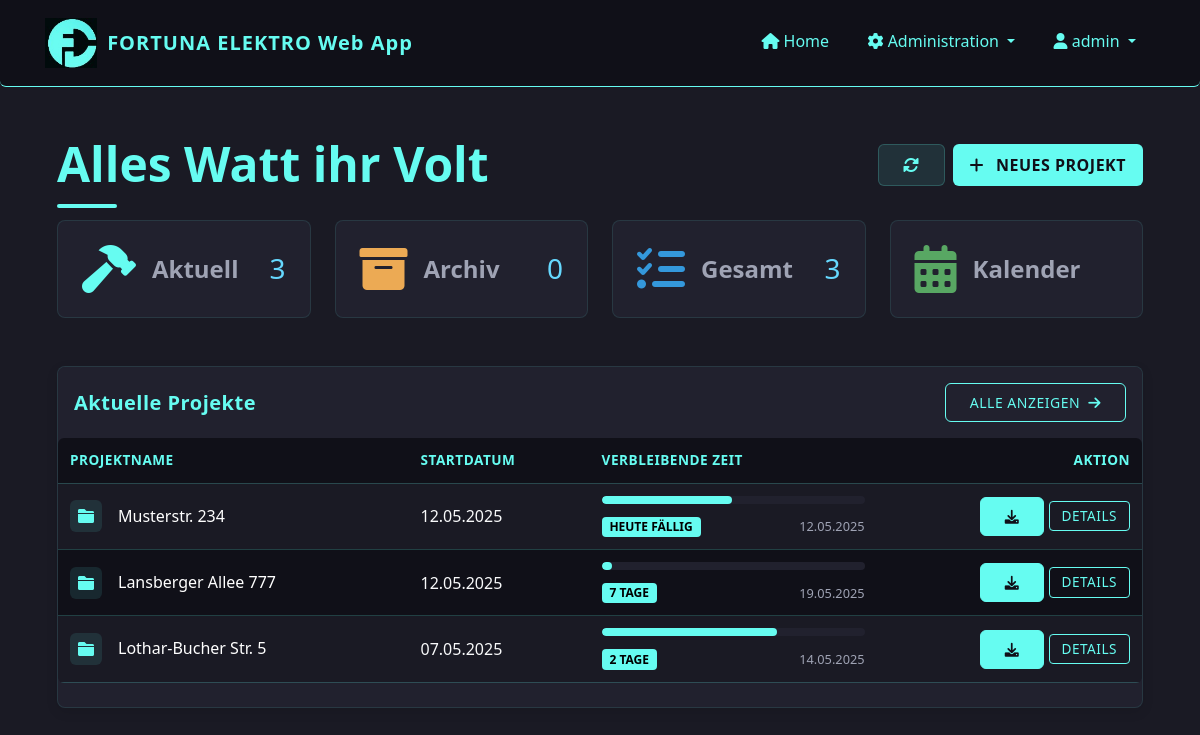
Page / (signed in) on the earlier database version.
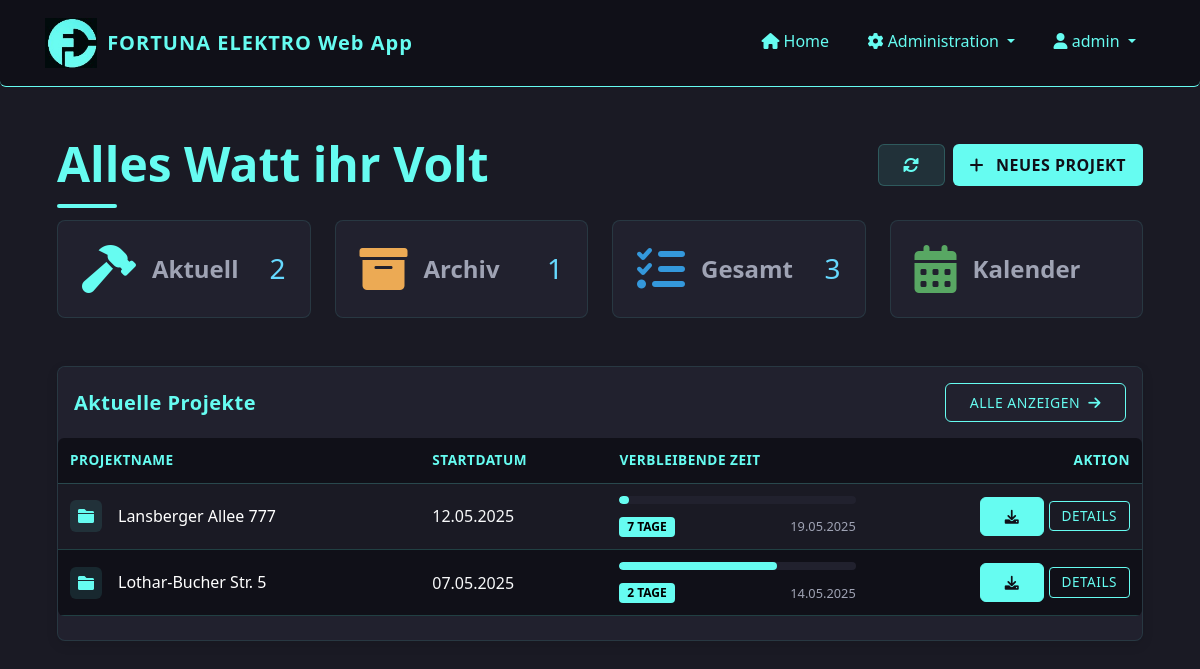
Same page on the later database version.
### app/models/project.py (models this page shows, shortened)
class Project(db.Model):
    id = db.Column(db.Integer, primary_key=True)
    name = db.Column(db.String(128), nullable=False)  # Adresse als Projektname
    description = db.Column(db.Text)
    start_date = db.Column(db.DateTime, default=datetime.utcnow)
    end_date = db.Column(db.DateTime)
    status = db.Column(db.String(20), default='in_bearbeitung')  # 'in_bearbeitung', 'abgeschlossen', 'archiviert'
    creator_id = db.Column(db.Integer, db.ForeignKey('user.id'))
    files = db.relationship('File', backref='project', lazy='dynamic', cascade='all, delete-orphan')
    timesheets = db.relationship('Timesheet', backref='project', lazy='dynamic', cascade='all, delete-orphan')
    def is_overdue(self):
        if not self.end_date:
            return False
        return self.end_date < datetime.now()
    def days_remaining(self):
        if not self.end_date:
            return None
        today = datetime.now()
        delta = (self.end_date.date() - today.date()).days
        return delta
    def get_progress_percentage(self):
        if not self.end_date or not self.start_date:
            return 0
        now = datetime.now()
        if isinstance(self.start_date, datetime) and isinstance(self.end_date, datetime):
            total_duration = (self.end_date - self.start_date).total_seconds()
            elapsed_time = (now - self.start_date).total_seconds()
        if elapsed_time >= total_duration:
            return 100
        progress = (elapsed_time / total_duration) * 100
        return round(progress, 1)  # Auf eine Dezimalstelle runden

### app/routes/dashboard.py (the view)
@dashboard.route('/')
@login_required
def index():
    in_progress = Project.query.filter_by(status='in_bearbeitung').order_by(Project.start_date.desc()).all()
    archived = Project.query.filter_by(status='archiviert').order_by(Project.start_date.desc()).all()
    now = datetime.now()
    return render_template(
        'dashboard/index.html',
        title='Dashboard',
        in_progress=in_progress,
        archived=archived,
        now=now  # Add this line to pass the current datetime
    )

### app/models/user.py (called while the page is built)
@login_manager.user_loader
def load_user(id):
    return User.query.get(int(id))

    def is_admin(self):
        return self.role == 'admin'

### run.py (called while the page is built)
@app.before_request
def log_db_connection():
    try:
        result = db.session.execute(text('SELECT 1')).scalar()
        app.logger.info(f"Database connection working: {result}")
    except Exception as e:
        app.logger.error(f"Database connection error: {str(e)}")

### app/templates/dashboard/index.html (shortened to what the changed rows need)
{% extends "base.html" %}
{% block content %}
<link rel="stylesheet" href="{{ url_for('static', filename='css/calendar.css') }}">
<link rel="stylesheet" href="{{ url_for('static', filename='css/home.css') }}">
<link rel="stylesheet" href="{{ url_for('static', filename='css/project-modal.css') }}">
<link rel="stylesheet" href="{{ url_for('static', filename='css/card_mobile.css') }}">
<link href="https://cdnjs.cloudflare.com/ajax/libs/font-awesome/6.0.0/css/all.min.css" rel="stylesheet">
<div class="container-fluid py-4">
<div class="row g-4 mb-5">
    <div class="col-12 col-sm-6 col-lg-3">
        <div class="card h-100 border-0 shadow-hover stat-card custom-stat-card" data-bs-toggle="modal" data-bs-target="#projectsModal" data-tab-target="in-progress-tab">
            <div class="card-body p-4">
                <div class="d-flex align-items-center justify-content-between">
                    <div class="d-flex align-items-center gap-3">
                        <i class="fas fa-hammer fa-3x text-primary"></i>
                        <span class="text-muted fw-bold fs-4">Aktuell</span>
                    </div>
                    <h3 class="mb-0">{{ in_progress|length }}</h3>
                </div>
            </div>
        </div>
    </div>
    <div class="col-12 col-sm-6 col-lg-3">
        <div class="card h-100 border-0 shadow-hover stat-card custom-stat-card" data-bs-toggle="modal" data-bs-target="#projectsModal" data-tab-target="archived-tab">
            <div class="card-body p-4">
                <div class="d-flex align-items-center justify-content-between">
                    <div class="d-flex align-items-center gap-3">
                        <i class="fas fa-archive fa-3x text-warning"></i>
                        <span class="text-muted fw-bold fs-4">Archiv</span>
                    </div>
                    <h3 class="mb-0">{{ archived|length }}</h3>
                </div>
            </div>
        </div>
    </div>
</div>
<div class="row mb-4">
    <div class="col-12">
        <div class="card border-0 shadow-hover aktuelle-projekte">
            <div class="card-body p-0">
                {% if in_progress %}
                <div class="table-responsive">
                    <table class="table table-hover align-middle mb-0">
                        <thead>
                            <tr>
                                <th>Projektname</th>
                                <th class="d-none d-md-table-cell">Startdatum</th>
                                <th class="d-none d-lg-table-cell">Verbleibende Zeit</th>
                                <th class="text-end">Aktion</th>
                            </tr>
                        </thead>
                        <tbody>
                            {% for project in in_progress[:5] %}
                                <tr>
                                    <td>
                                        <div class="d-flex align-items-center">
                                            <div class="project-icon me-3">
                                                <i class="fas fa-folder" style="color: var(--accent);"></i>
                                            </div>
                                            <div>
                                                <h6 class="mb-0" style="color: white;">{{ project.name }}</h6>
                                            </div>
                                        </div>
                                    </td>
                                    <td class="d-none d-md-table-cell text-light">{{ project.start_date.strftime('%d.%m.%Y') }}</td>
                                    <td class="d-none d-lg-table-cell">
                                        {% if project.end_date %}
                                            <div class="progress-container">
                                                <div class="progress-wrapper">
                                                    <div class="progress" style="height: 8px; background-color: var(--primary-light);">
                                                        <div class="progress-bar" role="progressbar"
                                                            style="width: {{ project.get_progress_percentage() }}%; background-color: var(--accent);"
                                                            aria-valuenow="{{ project.get_progress_percentage() }}" aria-valuemin="0" aria-valuemax="100">
                                                        </div>
                                                    </div>
                                                    <div class="date-time-container">
                                                        <span class="badge bg-info countdown-badge" style="color: #000 !important; font-weight: bold;">
                                                            {% if project.is_overdue() %}
                                                                Überfällig
                                                            {% elif project.days_remaining() == 0 %}
                                                                Heute fällig
                                                            {% elif project.days_remaining() == 1 %}
                                                                1 Tag
                                                            {% else %}
                                                                {{ project.days_remaining() }} Tage
                                                            {% endif %}
                                                        </span>
                                                        <span class="end-date date-text text-muted">{{ project.end_date.strftime('%d.%m.%Y') }}</span>
                                                    </div>
                                                </div>
                                            </div>
                                        {% else %}
                                            <div class="d-flex align-items-center">
                                                <span class="badge bg-secondary">Kein Enddatum</span>
                                            </div>
                                        {% endif %}
                                    </td>
                                    <td class="text-end">
                                        <a href="{{ url_for('files.download_project', project_id=project.id) }}" class="btn btn-sm btn-primary">
                                            <i class="fas fa-download"></i>
                                        </a>
                                        <a href="{{ url_for('projects.view_project', project_id=project.id) }}" class="btn btn-sm btn-outline-primary details">
                                            Details
                                        </a>
                                    </td>
                                </tr>
                            {% endfor %}
                        </tbody>
                    </table>
                </div>
                {% endif %}
            </div>
        </div>
    </div>
</div>
                        {% set all_projects = in_progress + archived %}
{% endblock %}

Differences in the rows shown:
no longer on this page (row edited): Project: name "Musterstr. 234", start_date "12.05.2025", shows "HEUTE FÄLLIG", end_date "12.05.2025"
Other differences:
{{ in_progress|length }}: "3" → "2"
{{ archived|length }}: "0" → "1"
